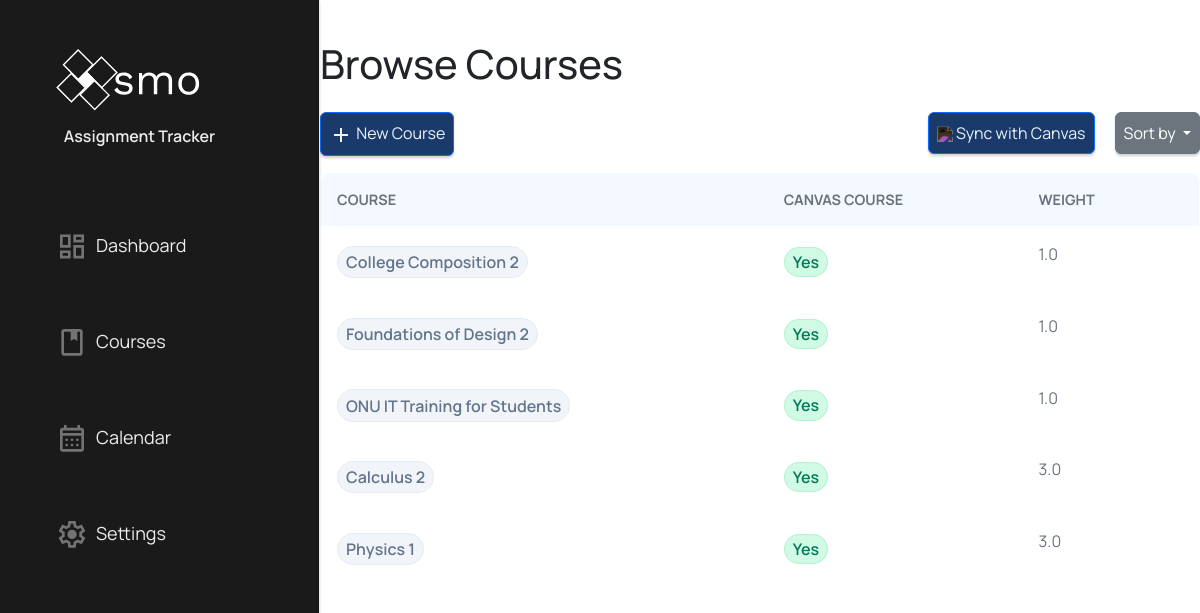
Screenshot of /dashboard/course/?sort=weight (signed in) with the database file from the repository.
### models/courses.py (models this page shows, shortened)
class Course(db.Model):
    __tablename__ = "courses"
    assignments = db.relationship("Assignment",
                                  back_populates="course",
                                  foreign_keys="Assignment.course_id",
                                  primaryjoin = "Course.course_id == Assignment.course_id"
                                  )
    course_id = db.Column(
        "course_id",
        db.Integer,
        primary_key=True,
        autoincrement=True
    )
    user_id = db.Column(
        "user_id",
        db.Integer,
        db.ForeignKey("users.user_id"),
        nullable=False
    )
    course_name = db.Column(
        "course_name",
        db.Text,
        nullable=False
    )
    course_code = db.Column(
        "course_code",
        db.Text,
        nullable=False
    )
    canvas_course_id = db.Column(
        "canvas_course_id",
        db.Integer,
        nullable=True
    )
    workflow_state = db.Column(
        "workflow_state",
        db.Text,
        nullable=True
    )
    time_zone = db.Column(
        "time_zone",
        db.Text,
        nullable=True
    )
    end_at = db.Column(
        "end_at",
        db.Text,
        nullable=False
    )
    last_sync = db.Column(
        "last_sync",
        db.Text,
        nullable=True
    )
    canvas_base_url = db.Column(
        "canvas_base_url",
        db.Text,
        nullable=True
    )
    weight = db.Column(
        "weight",
        db.Float,
        default=1.0,
        nullable=False
    )

### Website/Courses/courseManager.py (the view)
@courses_bp.route("/", methods=["POST", "GET"])
@login_required
def course():
    user_id = current_user.user_id
    repo = CourseRepo()
    deleteForm = DeleteCourseForm()
    weightForm = CourseWeightForm()
    courseForm = CourseCreateForm()
    sort_key = (request.args.get("sort") or "default").strip().lower()
    if sort_key is None:
        sort_key = "default"
    SORT_MAP = {
    "default"   : repo.getAllCoursesById,
    "name"      : repo.get_SortedByName_Course,
    "weight"       : repo.get_SortedByWeight_Course,
    }
    courses = SORT_MAP.get(sort_key, repo.getAllCoursesById)(user_id)
    return render_template("course.jinja2", courses=courses, form=courseForm, deleteForm=deleteForm, weightForm=weightForm)

### Website/Login/login.py (called while the page is built)
@loginManager.user_loader
def load_user(user_id):
    return repo.getUserById(user_id=user_id)

### repositories/courseRepo.py (called while the page is built)
    def get_SortedByWeight_Course(self, user_id):
        return (Course.query
                .filter_by(user_id = user_id)
                .order_by(Course.weight.asc())
                .all())

### repositories/userRepo.py (called while the page is built)
    def getUserById(self, user_id):
        user = User.query.filter_by(user_id=user_id).first()
        if user is not None:
            return user
        else:
            return None

### Website/Courses/templates/course.jinja2 (shortened to what this page needs)
{% extends "base.html" %}
{% block content %}
    <link rel="stylesheet" type="text/css" href="{{ url_for('static', filename='course.css') }}">
    <link rel="stylesheet" type="text/css" href="{{ url_for('static', filename='button.css') }}">
    <link rel="stylesheet" type="text/css" href="{{ url_for('static', filename='modal.css') }}">
<div class="toast-container position-fixed top-0 end-0 p-3">
</div>
    <div class="container h-100 w-100">
        <div class="col w-100">
            <div class="row">
                <h1 class="p-0">Browse Courses</h1>
            </div>
            <div class="row mt-3 mb-3">
                <div class="w-auto p-0">
                    <button type="button" onclick=showCreateModal() class="btn btn-primary">
                        <img class="create-img" src="{{ url_for('static', filename='/images/navbar/add.svg') }}">
                        New Course
                    </button>
                </div>
                <div class="w-auto ms-auto pr-0">
                    <button type="button" class="btn btn-primary" id="sync" onclick=sync()>
                        <img class="btn-icon" src="{{ url_for('static', filename='images/icons/sync1.svg') }}">
                        Sync with Canvas
                    </button>
                </div>
                <div class="w-auto p-0 dropdown">
                    <button class="btn btn-secondary dropdown-toggle" type="button" data-bs-toggle="dropdown" aria-expanded="false">
                        Sort by
                    </button>
                </div>
            </div>
            <div class="row">
                <table class="course-table">
                    <tr>
                        <th>Course</th>
                        <th>Canvas Course</th>
                        <th>Weight</th>
                    </tr>
                    {% for course in courses %}
                        <tr class="table-row">
                            <td>
                                <button
                                class="btn-name"
                                onclick=showEditModal(this)
                                data-course-id="{{course.course_id}}"
                                data-course-name="{{course.course_name}}"
                                data-canvas-id="{{course.canvas_course_id}}"
                                data-weight="{{course.weight}}">
                                {{course.course_name}}
                                </button>
                            </td>
                            {% if course.canvas_course_id is not none: %}
                                <td><span class="yes">Yes</span></td>
                            {% else: %}
                                <td><span class="no">No</span></td>
                            {%endif%}
                            <td class="d-flex">
                                <span class="weight">{{course.weight}}</span>
                            </td>
                        </tr>
                    {% endfor %}
                </table>
            </div>
        </div>
        </div>
        </div>
{% endblock %}

### static/base.css (style rules this page uses)
:root { --shadow: 2px 2px 2px hsla(0, 0%, 0%, 0.07), 2px 2.5px 2.5px hsla(0, 0%, 0%, 0.10); --bg-dark: oklch(0.92 0.01 255); --bg: oklch(0.96 0.01 255); --bg-light: oklch(1 0.01 255); }
.container, .assignment { width: 100%; align-self: center; margin: auto; margin-top: 2.5rem; }
html, body { min-height: 100%; margin: 0; overscroll-behavior: none; }
.yes { padding: 0.2rem; padding-left: 0.5rem; padding-right: 0.5rem; background-color: #d1fae5; border: 1px solid #b0f4d5; border-radius: 1rem; font-weight: 550; color: #057958; }

### static/course.css (style rules this page uses)
:root { --bg-dark: oklch(0.92 0.01 255); --bg: oklch(0.96 0.01 255); --bg-light: oklch(1 0.01 255); --bg-header: oklch(0.98 0.01 255); --text: oklch(0.15 0.02 255); --text-muted: oklch(0.4 0.02 255); }
table, .course-table { border-collapse: collapse; width: 100%; padding: 0; margin: 0; border: 1px solid var(--bg-dark); border-radius: 12px; border-spacing: 0; overflow: hidden; }
th { text-transform: uppercase; font-size: 0.9rem; background-color: var(--bg-header); color: var(--text-muted); text-align: left; }
td { color: var(--text-muted); }
th, td { border: none; padding: 1rem; }
.yes { padding: 0.2rem; padding-left: 0.5rem; padding-right: 0.5rem; background-color: #d1fae5; border: 1px solid #b0f4d5; border-radius: 1rem; font-weight: 550; color: #057958; }

### static/button.css (style rules this page uses)
:root { --shadow: 0px 2px 2px hsla(0, 0%, 0%, 0.07), 0px 2.5px 2.5px hsla(0, 0%, 0%, 0.10) --bg: oklch(0.96 0.01 255); --bg-light: oklch(1 0.01 255); --accent: oklch(0.5235 0.0858 224.88); --accent-dark: oklch(0.40 0.0858 224.88); --accent-darker: #193a6b; --success: oklch(0.5 0.05 160); --success-light: oklch(0.7 0.05 160); }
.btn-primary { padding: 0.5rem; font-size: medium; background-color: var(--accent-darker); color: var(--bg); box-shadow: var(--shadow); margin-right: 0rem; }
.btn-secondary { padding: 0.5rem; margin-left:0.5rem; font-size:medium; box-shadow: var(--shadow); }
.btn-icon { filter: invert(95%); transform: translateY(-5%); }
.dropdown { background-color: var(--bg-light); height: 2rem; }
.create-img { filter: invert(95%); }
.btn-name { padding: 0.2rem; padding-left: 0.5rem; padding-right: 0.5rem; background-color: #f1f5f9; border: 1px solid #e5ebf2; border-radius: 1rem; font-weight: 550; color: #64748b; }

### static/modal.css (style rules this page uses)
:root { --bg-darker: oklch(0.92 0.01 255); --bg-dark: oklch(0.94 0.01 255); --bg: oklch(0.96 0.01 255); --bg-light: oklch(1 0.01 255); --bg-header: oklch(0.98 0.01 255); --text-muted: oklch(0.55 0.02 255); --text: oklch(0.15 0.02 255); --border: oklch(0.6 0.02 255); --border-muted: oklch(0.7 0.02 255); --shadow: 0px 2px 2px hsla(0, 0%, 0%, 0.07), 0px 2.5px 2.5px hsla(0, 0%, 0%, 0.10) }

### rows the page displays
Course: course_name "College Composition 2", canvas_course_id "Yes", weight "1.0"
Course: course_name "Foundations of Design 2", canvas_course_id "Yes", weight "1.0"
Course: course_name "ONU IT Training for Students", canvas_course_id "Yes", weight "1.0"
Course: course_name "Calculus 2", canvas_course_id "Yes", weight "3.0"
Course: course_name "Physics 1", canvas_course_id "Yes", weight "3.0"
